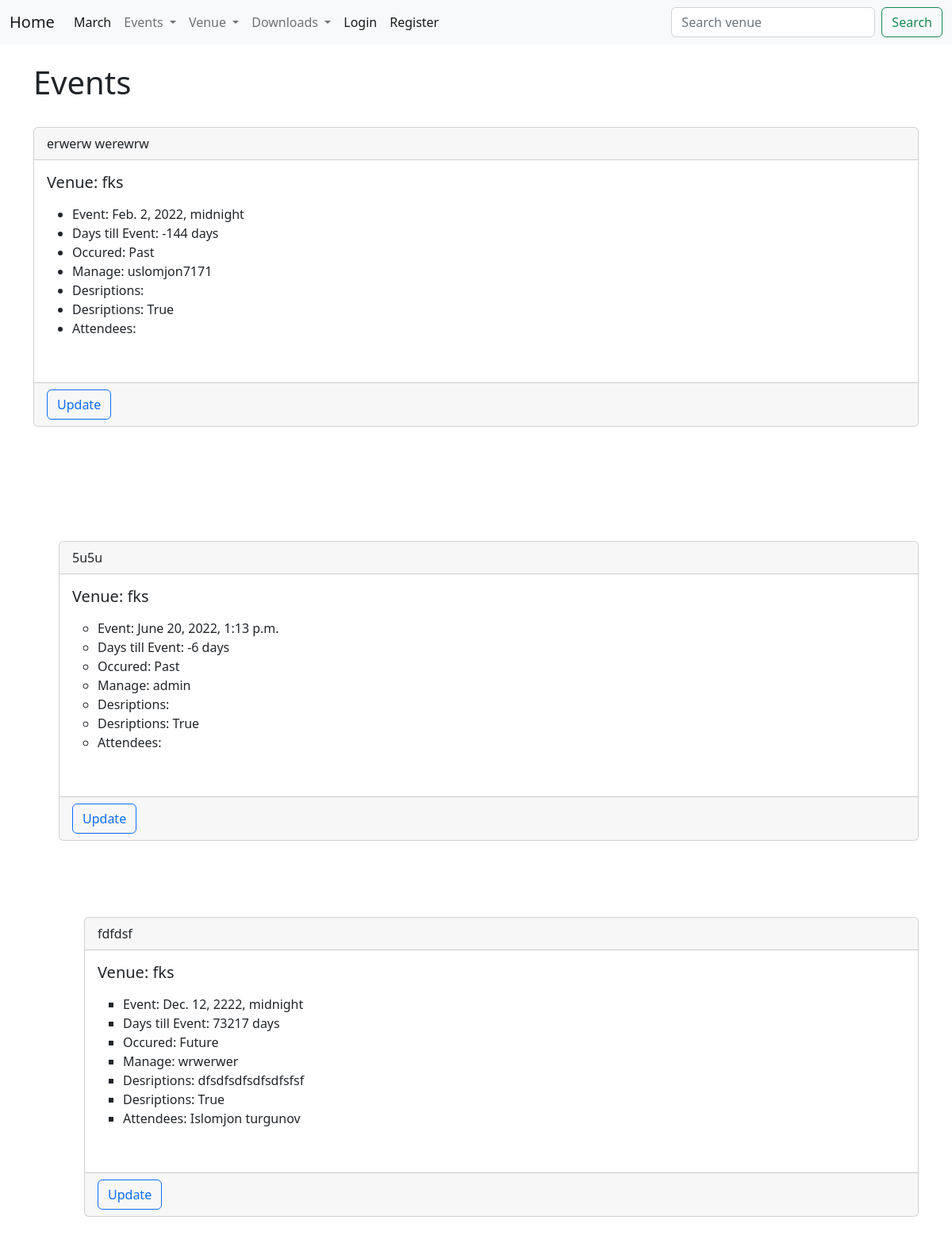
The app's page /events with its own data.
### djangowedapp1/models.py (models this page shows)
class Event(models.Model):
    name = models.CharField("Event name", max_length=120)
    event_date = models.DateTimeField("Event date")
    venue = models.ForeignKey(Venue, blank=True, null=True, on_delete=models.CASCADE)
    manager = models.ForeignKey(User, blank=True, null=True, on_delete=models.SET_NULL)
    description = models.TextField(blank=True)
    attendees = models.ManyToManyField(MyClubUser)
    approved = models.BooleanField("Approved", default=False)
    def __str__(self):
        return self.name
    @property
    def Days_till(self):
        today = date.today()
        days_till = self.event_date.date() - today
        days_till_stripped  = str(days_till).split(',', 1)[0]
        return days_till_stripped
    def till_past(self):
        today = date.today()
        if self.event_date.date() < today:
            thing = "Past"
        else: thing = "Future"
        return thing

class Venue(models.Model):
    name = models.CharField("Venue name", max_length=120)
    address = models.CharField( max_length=120)
    zip_code = models.CharField("Zip code", max_length=120)
    phone = models.CharField("Contact number", max_length=120)
    web = models.URLField("Website address")
    email_adress = models.EmailField("Email", max_length=254)
    owner = models.IntegerField("Venue owner", blank=False,default=1)
    image = models.ImageField(null=True, blank=True, upload_to='images/')
    def __str__(self):
        return self.name

class MyClubUser(models.Model):
    first_name = models.CharField(max_length=50)
    last_name = models.CharField(max_length=50)
    email = models.EmailField("User email")
    def __str__(self):
        return self.first_name + " "+ self.last_name

### djangowedapp1/views.py (the view)
# urls.py: path('events', all_events, name='list-events'),
def all_events(request):
    event_list = Event.objects.all().order_by('event_date')
    return render(request, "events/events_list.html",
                  {'event_list': event_list})

### djangowedapp1/templates/events/events_list.html (shortened to what this page needs)
<!DOCTYPE html>
<html>
    <head>
        <link rel="stylesheet" href="">
    </head>
    <body>
        {% extends 'events/base.html' %}
{% block content %}
<h1> Events </h1>
    {% for events in event_list %}
    {% if events.approved %}
    <div class="card">
        <div class="card-header">
            {{ events }}
        </div>
        <div class="card-body">
          <h5 class="card-title">Venue: {{ events.venue }}</h5>
          <p class="card-text">
    <ul>
        <li>Event: {{ events.event_date }}</li>
        <li>Days till Event: {{ events.Days_till }}</li>
        <li>Occured: {{ events.till_past }}</li>
        <li>Manage: {{ events.manager }}</li>
        <li>Desriptions: {{ events.description }}   </li>
        <li>Desriptions: {{ events.approved }}   </li>
        <li>Attendees:
        {% for attends in events.attendees.all %}
        {{ attends }}
        {% endfor %}
    </li>
    <br/>
    </ul>
        </p>
        </div>
        <div class="card-footer text-muted">
            <a href ="{% url 'update_event' events.id %}" class="btn btn-outline-primary"  >Update</a>
        </div>
    </div>
    <br/>
    <br/>
<ul>
{% endif %}
<br/>
    <br/>
    {% endfor %}
</ul>
<br/>
{% endblock  %}

### records on screen
Event: name "erwerw werewrw", venue "fks", event_date "Feb. 2, 2022, midnight", Days_till "-144 days", till_past "Past", manager "uslomjon7171", approved "True"
Event: name "5u5u", venue "fks", event_date "June 20, 2022, 1:13 p.m.", Days_till "-6 days", till_past "Past", manager "admin", approved "True"
Event: name "fdfdsf", venue "fks", event_date "Dec. 12, 2222, midnight", Days_till "73217 days", till_past "Future", manager "wrwerwer", description "dfsdfsdfsdfsdfsfsf", approved "True"
MyClubUser: first_name+last_name "Islomjon turgunov"
